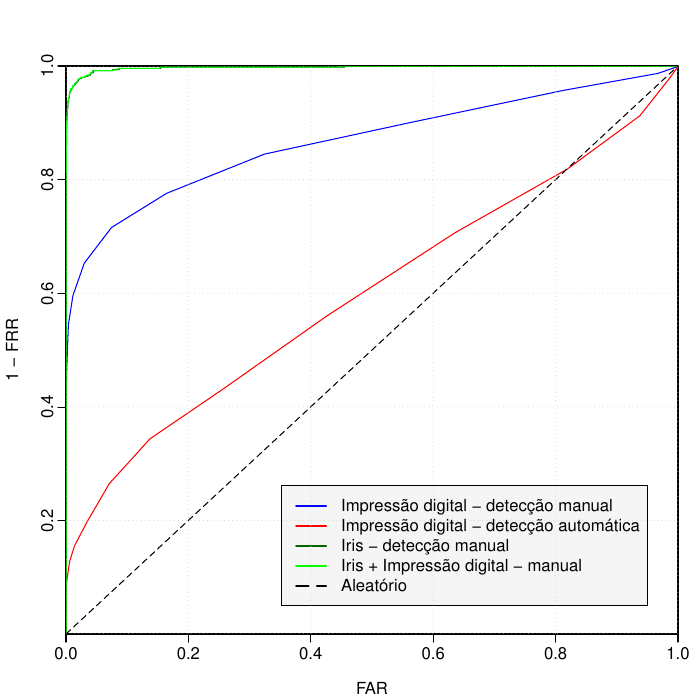

The script that saved this image:
#!/usr/bin/env Rscript
args = commandArgs(trailingOnly=TRUE)
far <- scan("fingerprint/true/far.txt")
frr <- scan("fingerprint/true/frr.txt")
pdf(file="roc.pdf")
par(mgp=c(2.2,0.45,0), tcl=-0.4, mar=c(3.3,3.3,3.3,1.1))
plot(far, 1 - frr, xlab="FAR", ylab="1 - FRR", col="blue", pch=16, type="l", xaxs="i", yaxs="i")
par(new = TRUE)
far <- scan("fingerprint/automatic/far.txt")
frr <- scan("fingerprint/automatic/frr.txt")
plot(far, 1 - frr, type='l', pch=16, col="red", axes = FALSE, ann = FALSE, xaxs="i", yaxs="i")
par(new = TRUE)
far <- scan("iris/solo/far.txt")
frr <- scan("iris/solo/frr.txt")
plot(far, 1 - frr, type='l', pch=16, col="darkgreen", axes = FALSE, ann = FALSE, xaxs="i", yaxs="i")
par(new = TRUE)
far <- scan("iris/and_fingerprint/far.txt")
frr <- scan("iris/and_fingerprint/frr.txt")
plot(far, 1 - frr, type='l', pch=16, col="green", axes = FALSE, ann = FALSE, xaxs="i", yaxs="i")
par(new = TRUE)
plot(c(0:1.0), c(0:1.0), type='l', pch=16, col="black", lty = 5, axes = FALSE, ann = FALSE, xaxs="i", yaxs="i")
legend("bottomright", inset=.05, cex = 1, c("Impressão digital - detecção manual", "Impressão digital - detecção automática", "Iris - detecção manual", "Iris + Impressão digital - manual", "Aleatório"), lty=c(1,1,1,1,5), lwd=c(2,2,2,2,2), col=c("blue", "red", "darkgreen", "green", "black"), bg="grey96")
grid(col = "lightgray", lty = "dotted", lwd = par("lwd"), equilogs = TRUE)
dev.off()
